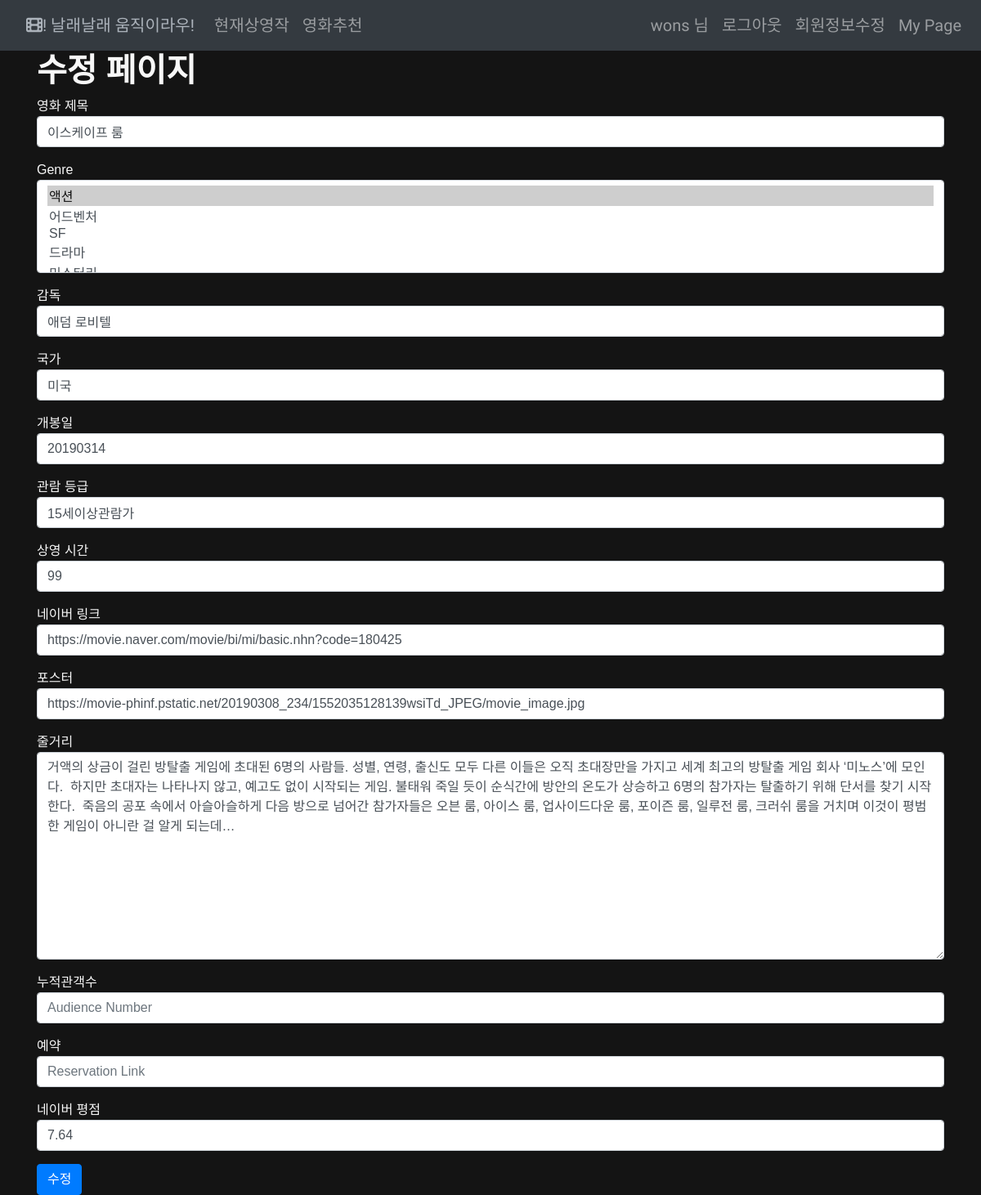
Screenshot of /movies/11/update/ (signed in) with the database file from the repository.
### accounts/models.py (models this page shows)
class User(AbstractUser):
    followers = models.ManyToManyField(settings.AUTH_USER_MODEL, related_name="followings")

### movies/models.py (models this page shows)
class Movie(models.Model):
    title = models.CharField(max_length=150, default='')
    genre = models.ManyToManyField(Genre, related_name = "movies", blank=True)
    director = models.CharField(max_length=200, default='') # 감독
    nation = models.CharField(max_length=200, default='') # 국가
    openDate = models.CharField(max_length=200, default='') # 개봉일
    watchGrade = models.CharField(max_length=200, default='') #
    duration = models.CharField(max_length=200, default='')
    naver_link = models.CharField(max_length=300, default='')
    poster_image = models.CharField(max_length=300, default='')
    summary =models.TextField(default='')
    audience = models.CharField(max_length=200, default='')
    reservation = models.CharField(max_length=300, default='')
    user_Rating = models.FloatField(default=0)

### movies/views.py (the view)
# urls.py: path('update/', views.update, name="update"),
def update(request, movie_id):
    movie = get_object_or_404(Movie, pk=movie_id)
    if not request.user.is_superuser:
        return redirect('movies:list')
    if request.method == "POST":
        form = MovieForm(request.POST, instance=movie)
        if form.is_valid:
            form.save()
            return HttpResponseRedirect(request.META.get('HTTP_REFERER'))
    else:
        form = MovieForm(instance=movie)
        return render(request, 'movies/update.html', {'form':form})

### movies/models.py (called while the page is built)
    def __str__(self):
        return self.name

### movies/templates/movies/update.html (shortened to what this page needs)
{% extends 'base.html' %}
{% load bootstrap4 %}
{% block body %}
  <h1 style="font-weight:bold ; color: #f7f7f7;">수정 페이지</h1>
    <form method="POST" style="color: #f7f7f7;">
      {% bootstrap_form form %}
      <button class='btn btn-primary' type="submit">수정</button>
    </form>
{% endblock %}

### templates/nav.html (shortened to what this page needs)
<nav class="navbar sticky-top navbar-expand-lg navbar-dark bg-dark">
  <a class="nav-link" href="{% url 'movies:list' %}" style="color:#ACB3BB;"><i class="fas fa-film"></i>! 날래날래 움직이라우!</a>
  <div class="collapse navbar-collapse" id="navbarNav">
    <ul class="navbar-nav">
       <li class="nav-item">
        <a class="nav-link" href="{% url 'movies:current' %}">현재상영작</a>
      </li>
      <li class="nav-item">
        <a class="nav-link" href="{% url 'movies:recommend' %}">영화추천</a>
      </li>
    </ul>
  </div>
  <div class="collapse navbar-collapse" id="navbarNav">
    <ul class="navbar-nav ml-auto">
      {% if not user.is_authenticated %}
        <li class="nav-item">
          <a class="nav-link" href="{% url 'accounts:login' %}">로그인</a>
        </li>
        <li class="nav-item">
          <a class="nav-link" href="{% url 'accounts:signup' %}">회원가입</a>
        </li>
      {% else %}
      <li class="nav-item">
        <a class="nav-link">{{ user.username }} 님</a>
      </li>
      <li class="nav-item">
        <a class="nav-link" href="{% url 'accounts:logout' %}">로그아웃</a>
      </li>
      <li class="nav-item">
        <a class="nav-link" href="{% url 'accounts:update' %}">회원정보수정</a>
      </li>
      <li class="nav-item">
        <a class="nav-link" href="{% url 'accounts:mypage' %}">My Page</a>
      </li>
      {% endif %}
    </ul>
  </div>
</nav>

### templates/base.html (style rules this page uses)
fieldset, label { margin: 0; padding: 0; }
html { height: 100%; }
body { background-color: #141414; font-family: 'Noto Sans KR', sans-serif; }
.nav-link { font-family: 'Do Hyeon', sans-serif; font-size: 20px; }

### rows the page displays
User: username "wons"
Movie: title "이스케이프 룸", director "애덤 로비텔", nation "미국", openDate "20190314", watchGrade "15세이상관람가", duration "99", naver_link "https://movie.naver.com/movie/bi/mi/basic.nhn?code=180425", poster_image "https://movie-phinf.pstatic.net/20190308_234/1552035128139wsiTd_JPEG/movie_image.jpg", summary "거액의 상금이 걸린 방탈출 게임에 초대된 6명의 사람들. 성별, 연령, 출신도 모두 다른 이들은 오직 초대장만을 가지고 세계 최고의 방탈출 게임 회사 ‘미노스’에 모인다. 하지만 초대자는 나타나지 않고, 예고도 없이 시작되는 게임. 불태워 죽일 듯이 순식간에 방안의 온도가 상승하고 6명의 참가자는 탈출하기 위해 단서를 찾기 시작한다. 죽음의 공포 속에서 아슬아슬하게 다음 방으로 넘어간 참가자들은 오븐 룸, 아이스 룸, 업사이드다운 룸, 포이즌 룸, 일루전 룸, 크러쉬 룸을 거치며 이것이 평범한 게임이 아니란 걸 알게 되는데…", user_Rating "7.64"
